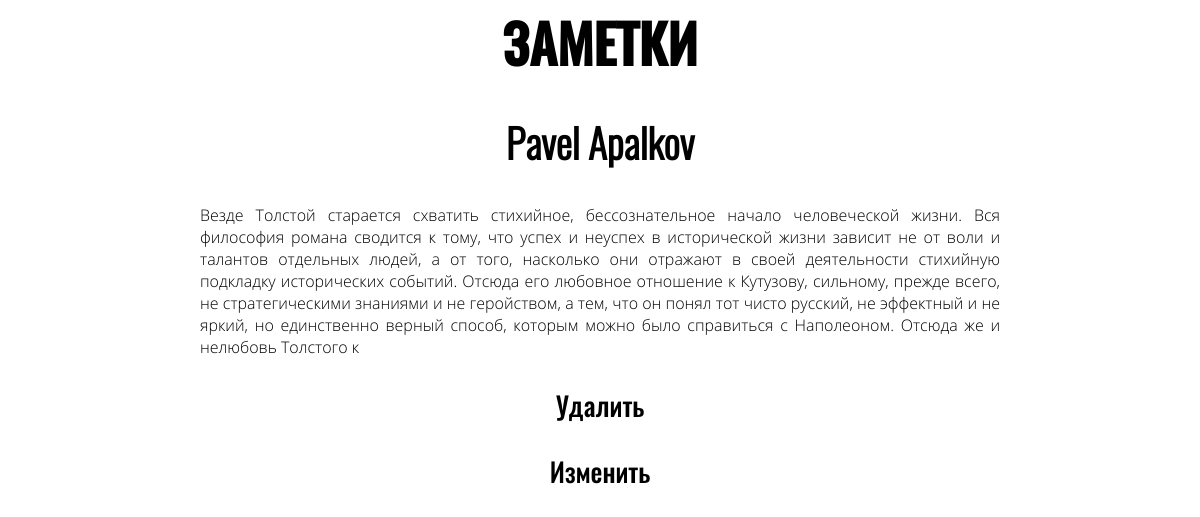
/post/1, run on the app's committed database.
### tables this page shows
CREATE TABLE notes (
id integer primary key autoincrement not null,
author text not null,
post text not null);

### Task 1.py (the view)
@app.route('/post/<int:post_id>')
def single_post(post_id):
    db = get_db()
    cur = db.execute('select * from notes where id=?', [(post_id)])
    article = cur.fetchall()
    return render_template('post_detail.html', article=article[0])

### Task 1.py (called while the page is built)
def connect_db():
    rv = sqlite3.connect('notes.db')
    return rv

def get_db():
    if not hasattr(g, 'sqlite_db'):
        g.sqlite_db = connect_db()
    return g.sqlite_db

### templates/post_detail.html
{% extends 'base.html' %}
{% block content %}
    <div class="post">
        <h2>{{ article[1] }}</h2>
        <p>{{ article[2] }}</p>
    </div>
    <div class="button">
      <a href="{{url_for('delete', post_id=article[0])}}">Удалить</a>
    </div>
    <div class="button">
      <a href="{{url_for('rewrite', post_id=article[0])}}">Изменить</a>
    </div>
{% endblock %}

### static/style.css (style rules this page uses)
body { background-color: white; }
h2 { color: black; text-align: center; font-family: OswaldLight; font-size: 30pt; }
p { color: black; font-family: OpenSans; text-align: justify; font-size: 12pt; }
.post { max-width: 800px; margin: auto; }
.button { font-family: OswaldMedium; text-align: center; color: black; font-size: 20pt; margin: 30px; }
a { color: black; text-decoration: none; }

### data on the page
notes: author "Pavel Apalkov", post "Везде Толстой старается схватить стихийное, бессознательное начало человеческой жизни. Вся философия романа сводится к тому, что успех и неуспех в исторической жизни зависит не от воли и талантов отдельных людей, а от того, насколько они отражают в своей деятельности стихийную подкладку исторических событий. Отсюда его любовное отношение к Кутузову, сильному, прежде всего, не стратегическими знаниями и не геройством, а тем, что он понял тот чисто русский, не эффектный и не яркий, но единственно верный способ, которым можно было справиться с Наполеоном. Отсюда же и нелюбовь Толстого к"
